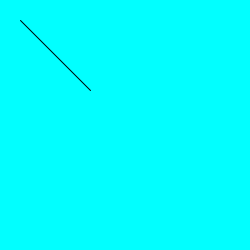
Frame 1 (no input)
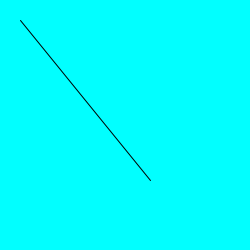
Frame 60 (the mouse pressed at the canvas centre just before this capture)
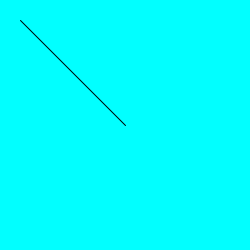
Frame 120 (the mouse held since frame 60 and released just before this capture)

The Processing sketch that drew these frames (run headless with seeded random() and noise(); from frame 60 on, the mouse is pressed at the canvas centre):

// Processing sketch: processing_106879
// ── processing_106879.pde

int x=90;
int y=90;
 
int dx=20;
int dy=90;
 
void setup() {  //setup function called initially, only once
  size(250, 250);
  
}
 
void draw() {
background(1,255,255); 
    line(x,y,20,20);
    y=y+dy;
    x=x+dx;
    if (x>250){
        dx=-dx;
    }
    if (x<0){
        dx=-dx;
        }  
 
    if (y>250){
        dy=-dy;
    }
    if (y<0){
        dy=-dy;
        }
    if(mousePressed){
        x=mouseX;
        y=mouseY; 
        }
}
